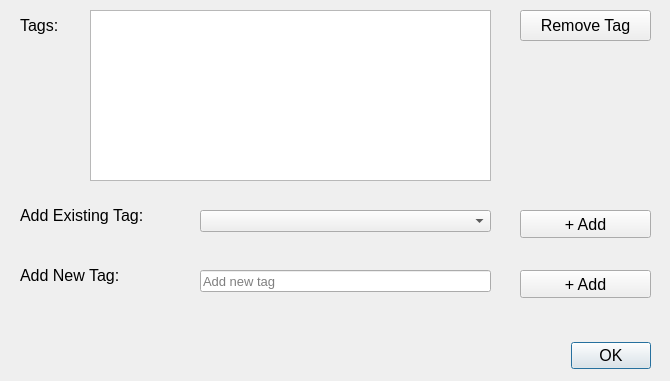
<?xml version="1.0" encoding="UTF-8"?>
<ui version="4.0">
 <class>TagManageDialog</class>
 <widget class="QDialog" name="TagManageDialog">
  <property name="geometry">
   <rect>
    <x>0</x>
    <y>0</y>
    <width>670</width>
    <height>381</height>
   </rect>
  </property>
  <property name="font">
   <font>
    <pointsize>14</pointsize>
   </font>
  </property>
  <property name="windowTitle">
   <string>Tag Management</string>
  </property>
  <widget class="QDialogButtonBox" name="buttonBox">
   <property name="geometry">
    <rect>
     <x>30</x>
     <y>340</y>
     <width>621</width>
     <height>32</height>
    </rect>
   </property>
   <property name="font">
    <font>
     <pointsize>12</pointsize>
    </font>
   </property>
   <property name="orientation">
    <enum>Qt::Horizontal</enum>
   </property>
   <property name="standardButtons">
    <set>QDialogButtonBox::Ok</set>
   </property>
  </widget>
  <widget class="QLabel" name="label">
   <property name="geometry">
    <rect>
     <x>20</x>
     <y>10</y>
     <width>61</width>
     <height>31</height>
    </rect>
   </property>
   <property name="font">
    <font>
     <pointsize>12</pointsize>
    </font>
   </property>
   <property name="text">
    <string>Tags:</string>
   </property>
  </widget>
  <widget class="QListView" name="listView">
   <property name="geometry">
    <rect>
     <x>90</x>
     <y>10</y>
     <width>401</width>
     <height>171</height>
    </rect>
   </property>
   <property name="font">
    <font>
     <pointsize>13</pointsize>
    </font>
   </property>
  </widget>
  <widget class="QPushButton" name="remove">
   <property name="geometry">
    <rect>
     <x>520</x>
     <y>10</y>
     <width>131</width>
     <height>31</height>
    </rect>
   </property>
   <property name="font">
    <font>
     <pointsize>12</pointsize>
    </font>
   </property>
   <property name="text">
    <string>Remove Tag</string>
   </property>
  </widget>
  <widget class="QLabel" name="label_2">
   <property name="geometry">
    <rect>
     <x>20</x>
     <y>200</y>
     <width>171</width>
     <height>31</height>
    </rect>
   </property>
   <property name="font">
    <font>
     <pointsize>12</pointsize>
    </font>
   </property>
   <property name="text">
    <string>Add Existing Tag: </string>
   </property>
  </widget>
  <widget class="QComboBox" name="comboBox">
   <property name="geometry">
    <rect>
     <x>200</x>
     <y>210</y>
     <width>291</width>
     <height>22</height>
    </rect>
   </property>
   <property name="font">
    <font>
     <pointsize>10</pointsize>
    </font>
   </property>
   <property name="placeholderText">
    <string>Select a tag to add</string>
   </property>
  </widget>
  <widget class="QPushButton" name="addExisting">
   <property name="geometry">
    <rect>
     <x>520</x>
     <y>210</y>
     <width>131</width>
     <height>28</height>
    </rect>
   </property>
   <property name="font">
    <font>
     <pointsize>12</pointsize>
    </font>
   </property>
   <property name="text">
    <string>+ Add</string>
   </property>
  </widget>
  <widget class="QLabel" name="label_3">
   <property name="geometry">
    <rect>
     <x>20</x>
     <y>260</y>
     <width>171</width>
     <height>31</height>
    </rect>
   </property>
   <property name="font">
    <font>
     <pointsize>12</pointsize>
    </font>
   </property>
   <property name="text">
    <string>Add New Tag: </string>
   </property>
  </widget>
  <widget class="QLineEdit" name="lineEdit">
   <property name="geometry">
    <rect>
     <x>200</x>
     <y>270</y>
     <width>291</width>
     <height>22</height>
    </rect>
   </property>
   <property name="font">
    <font>
     <pointsize>10</pointsize>
    </font>
   </property>
   <property name="placeholderText">
    <string>Add new tag</string>
   </property>
  </widget>
  <widget class="QPushButton" name="addNew">
   <property name="geometry">
    <rect>
     <x>520</x>
     <y>270</y>
     <width>131</width>
     <height>28</height>
    </rect>
   </property>
   <property name="font">
    <font>
     <pointsize>12</pointsize>
    </font>
   </property>
   <property name="text">
    <string>+ Add</string>
   </property>
  </widget>
 </widget>
 <resources/>
 <connections>
  <connection>
   <sender>buttonBox</sender>
   <signal>accepted()</signal>
   <receiver>TagManageDialog</receiver>
   <slot>accept()</slot>
   <hints>
    <hint type="sourcelabel">
     <x>248</x>
     <y>254</y>
    </hint>
    <hint type="destinationlabel">
     <x>157</x>
     <y>274</y>
    </hint>
   </hints>
  </connection>
  <connection>
   <sender>buttonBox</sender>
   <signal>rejected()</signal>
   <receiver>TagManageDialog</receiver>
   <slot>reject()</slot>
   <hints>
    <hint type="sourcelabel">
     <x>316</x>
     <y>260</y>
    </hint>
    <hint type="destinationlabel">
     <x>286</x>
     <y>274</y>
    </hint>
   </hints>
  </connection>
 </connections>
</ui>
